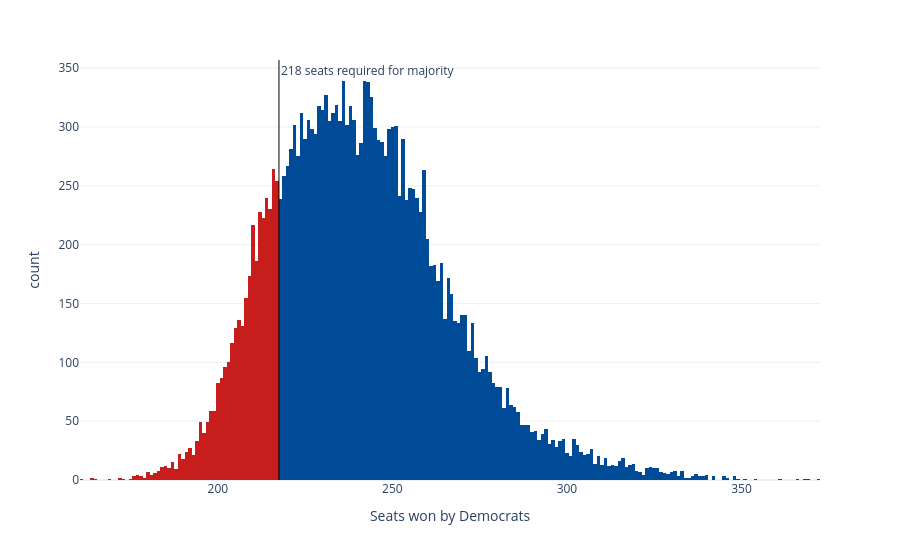

Here is the notebook cell this chart was saved with:
### Code cell
sims_hist = px.histogram(seat_sims, x='seats', nbins=np.unique(seat_sims['seats']).shape[0]*2, color='winner',
                         color_discrete_map={'Democrats': '#004b97', 'Republicans': '#c71e1d'},
                         labels={'seats':'Seats won by Democrats', 'winner': 'Winner'}, template='plotly_white')
sims_hist.update_traces(showlegend=False)
sims_hist.add_vline(x=217.5, line_width=1, line_color='black', annotation_text='218 seats required for majority', 
                    annotation_position='top right')
sims_hist

### Figure 1 — Plotly figure (JSON) as saved in the notebook; plotly's stock layout.template omitted (floating-point values rounded to 4 significant figures; data arrays with more than 128 entries replaced by an {"elided": "..."} marker saying what was removed)
{"data": [{"bingroup": "x", "hovertemplate": "Winner=Democrats<br>Seats won by Democrats=%{x}<br>count=%{y}<extra></extra>", "legendgroup": "Democrats", "marker": {"color": "#004b97", "pattern": {"shape": ""}}, "name": "Democrats", "nbinsx": 368, "orientation": "v", "showlegend": false, "type": "histogram", "x": {"elided": "16449 int values"}, "xaxis": "x", "yaxis": "y"}, {"bingroup": "x", "hovertemplate": "Winner=Republicans<br>Seats won by Democrats=%{x}<br>count=%{y}<extra></extra>", "legendgroup": "Republicans", "marker": {"color": "#c71e1d", "pattern": {"shape": ""}}, "name": "Republicans", "nbinsx": 368, "orientation": "v", "showlegend": false, "type": "histogram", "x": {"elided": "3551 int values"}, "xaxis": "x", "yaxis": "y"}], "layout": {"annotations": [{"showarrow": false, "text": "218 seats required for majority", "x": 217.5, "xanchor": "left", "xref": "x", "y": 1, "yanchor": "top", "yref": "y domain"}], "barmode": "relative", "legend": {"title": {"text": "Winner"}, "tracegroupgap": 0}, "margin": {"t": 60}, "shapes": [{"line": {"color": "black", "width": 1}, "type": "line", "x0": 217.5, "x1": 217.5, "xref": "x", "y0": 0, "y1": 1, "yref": "y domain"}], "xaxis": {"anchor": "y", "domain": [0, 1], "title": {"text": "Seats won by Democrats"}}, "yaxis": {"anchor": "x", "domain": [0, 1], "title": {"text": "count"}}}}
